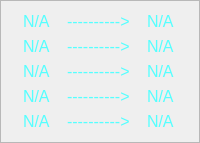
               <widget class="QFrame" name="frame_6">
                <property name="frameShape">
                 <enum>QFrame::StyledPanel</enum>
                </property>
                <property name="frameShadow">
                 <enum>QFrame::Raised</enum>
                </property>
                <layout class="QVBoxLayout" name="verticalLayout_17">
                 <item>
                  <layout class="QHBoxLayout" name="horizontalLayout_9">
                   <item>
                    <widget class="QLabel" name="mm_1">
                     <property name="sizePolicy">
                      <sizepolicy hsizetype="Fixed" vsizetype="Preferred">
                       <horstretch>0</horstretch>
                       <verstretch>0</verstretch>
                      </sizepolicy>
                     </property>
                     <property name="text">
                      <string>&lt;html&gt;&lt;head/&gt;&lt;body&gt;&lt;p&gt;&lt;span style=&quot; font-size:12pt; color:#55ffff;&quot;&gt;N/A&lt;/span&gt;&lt;/p&gt;&lt;/body&gt;&lt;/html&gt;</string>
                     </property>
                    </widget>
                   </item>
                   <item>
                    <widget class="QLabel" name="mm_17">
                     <property name="sizePolicy">
                      <sizepolicy hsizetype="Fixed" vsizetype="Preferred">
                       <horstretch>0</horstretch>
                       <verstretch>0</verstretch>
                      </sizepolicy>
                     </property>
                     <property name="text">
                      <string>&lt;html&gt;&lt;head/&gt;&lt;body&gt;&lt;p&gt;&lt;span style=&quot; font-size:12pt; color:#55ffff;&quot;&gt;----------&amp;gt;&lt;/span&gt;&lt;/p&gt;&lt;/body&gt;&lt;/html&gt;</string>
                     </property>
                    </widget>
                   </item>
                   <item>
                    <widget class="QLabel" name="mm_11">
                     <property name="sizePolicy">
                      <sizepolicy hsizetype="Fixed" vsizetype="Preferred">
                       <horstretch>0</horstretch>
                       <verstretch>0</verstretch>
                      </sizepolicy>
                     </property>
                     <property name="text">
                      <string>&lt;html&gt;&lt;head/&gt;&lt;body&gt;&lt;p&gt;&lt;span style=&quot; font-size:12pt; color:#55ffff;&quot;&gt;N/A&lt;/span&gt;&lt;/p&gt;&lt;/body&gt;&lt;/html&gt;</string>
                     </property>
                    </widget>
                   </item>
                  </layout>
                 </item>
                 <item>
                  <layout class="QHBoxLayout" name="horizontalLayout_10">
                   <item>
                    <widget class="QLabel" name="mm_2">
                     <property name="sizePolicy">
                      <sizepolicy hsizetype="Fixed" vsizetype="Preferred">
                       <horstretch>0</horstretch>
                       <verstretch>0</verstretch>
                      </sizepolicy>
                     </property>
                     <property name="text">
                      <string>&lt;html&gt;&lt;head/&gt;&lt;body&gt;&lt;p&gt;&lt;span style=&quot; font-size:12pt; color:#55ffff;&quot;&gt;N/A&lt;/span&gt;&lt;/p&gt;&lt;/body&gt;&lt;/html&gt;</string>
                     </property>
                    </widget>
                   </item>
                   <item>
                    <widget class="QLabel" name="mm_20">
                     <property name="sizePolicy">
                      <sizepolicy hsizetype="Fixed" vsizetype="Preferred">
                       <horstretch>0</horstretch>
                       <verstretch>0</verstretch>
                      </sizepolicy>
                     </property>
                     <property name="text">
                      <string>&lt;html&gt;&lt;head/&gt;&lt;body&gt;&lt;p&gt;&lt;span style=&quot; font-size:12pt; color:#55ffff;&quot;&gt;----------&amp;gt;&lt;/span&gt;&lt;/p&gt;&lt;/body&gt;&lt;/html&gt;</string>
                     </property>
                    </widget>
                   </item>
                   <item>
                    <widget class="QLabel" name="mm_12">
                     <property name="sizePolicy">
                      <sizepolicy hsizetype="Fixed" vsizetype="Preferred">
                       <horstretch>0</horstretch>
                       <verstretch>0</verstretch>
                      </sizepolicy>
                     </property>
                     <property name="text">
                      <string>&lt;html&gt;&lt;head/&gt;&lt;body&gt;&lt;p&gt;&lt;span style=&quot; font-size:12pt; color:#55ffff;&quot;&gt;N/A&lt;/span&gt;&lt;/p&gt;&lt;/body&gt;&lt;/html&gt;</string>
                     </property>
                    </widget>
                   </item>
                  </layout>
                 </item>
                 <item>
                  <layout class="QHBoxLayout" name="horizontalLayout_11">
                   <item>
                    <widget class="QLabel" name="mm_3">
                     <property name="sizePolicy">
                      <sizepolicy hsizetype="Fixed" vsizetype="Preferred">
                       <horstretch>0</horstretch>
                       <verstretch>0</verstretch>
                      </sizepolicy>
                     </property>
                     <property name="text">
                      <string>&lt;html&gt;&lt;head/&gt;&lt;body&gt;&lt;p&gt;&lt;span style=&quot; font-size:12pt; color:#55ffff;&quot;&gt;N/A&lt;/span&gt;&lt;/p&gt;&lt;/body&gt;&lt;/html&gt;</string>
                     </property>
                    </widget>
                   </item>
                   <item>
                    <widget class="QLabel" name="mm_23">
                     <property name="sizePolicy">
                      <sizepolicy hsizetype="Fixed" vsizetype="Preferred">
                       <horstretch>0</horstretch>
                       <verstretch>0</verstretch>
                      </sizepolicy>
                     </property>
                     <property name="text">
                      <string>&lt;html&gt;&lt;head/&gt;&lt;body&gt;&lt;p&gt;&lt;span style=&quot; font-size:12pt; color:#55ffff;&quot;&gt;----------&amp;gt;&lt;/span&gt;&lt;/p&gt;&lt;/body&gt;&lt;/html&gt;</string>
                     </property>
                    </widget>
                   </item>
                   <item>
                    <widget class="QLabel" name="mm_13">
                     <property name="sizePolicy">
                      <sizepolicy hsizetype="Fixed" vsizetype="Preferred">
                       <horstretch>0</horstretch>
                       <verstretch>0</verstretch>
                      </sizepolicy>
                     </property>
                     <property name="text">
                      <string>&lt;html&gt;&lt;head/&gt;&lt;body&gt;&lt;p&gt;&lt;span style=&quot; font-size:12pt; color:#55ffff;&quot;&gt;N/A&lt;/span&gt;&lt;/p&gt;&lt;/body&gt;&lt;/html&gt;</string>
                     </property>
                    </widget>
                   </item>
                  </layout>
                 </item>
                 <item>
                  <layout class="QHBoxLayout" name="horizontalLayout_12">
                   <item>
                    <widget class="QLabel" name="mm_4">
                     <property name="sizePolicy">
                      <sizepolicy hsizetype="Fixed" vsizetype="Preferred">
                       <horstretch>0</horstretch>
                       <verstretch>0</verstretch>
                      </sizepolicy>
                     </property>
                     <property name="text">
                      <string>&lt;html&gt;&lt;head/&gt;&lt;body&gt;&lt;p&gt;&lt;span style=&quot; font-size:12pt; color:#55ffff;&quot;&gt;N/A&lt;/span&gt;&lt;/p&gt;&lt;/body&gt;&lt;/html&gt;</string>
                     </property>
                    </widget>
                   </item>
                   <item>
                    <widget class="QLabel" name="mm_26">
                     <property name="sizePolicy">
                      <sizepolicy hsizetype="Fixed" vsizetype="Preferred">
                       <horstretch>0</horstretch>
                       <verstretch>0</verstretch>
                      </sizepolicy>
                     </property>
                     <property name="text">
                      <string>&lt;html&gt;&lt;head/&gt;&lt;body&gt;&lt;p&gt;&lt;span style=&quot; font-size:12pt; color:#55ffff;&quot;&gt;----------&amp;gt;&lt;/span&gt;&lt;/p&gt;&lt;/body&gt;&lt;/html&gt;</string>
                     </property>
                    </widget>
                   </item>
                   <item>
                    <widget class="QLabel" name="mm_14">
                     <property name="sizePolicy">
                      <sizepolicy hsizetype="Fixed" vsizetype="Preferred">
                       <horstretch>0</horstretch>
                       <verstretch>0</verstretch>
                      </sizepolicy>
                     </property>
                     <property name="text">
                      <string>&lt;html&gt;&lt;head/&gt;&lt;body&gt;&lt;p&gt;&lt;span style=&quot; font-size:12pt; color:#55ffff;&quot;&gt;N/A&lt;/span&gt;&lt;/p&gt;&lt;/body&gt;&lt;/html&gt;</string>
                     </property>
                    </widget>
                   </item>
                  </layout>
                 </item>
                 <item>
                  <layout class="QHBoxLayout" name="horizontalLayout_13">
                   <item>
                    <widget class="QLabel" name="mm_5">
                     <property name="sizePolicy">
                      <sizepolicy hsizetype="Fixed" vsizetype="Preferred">
                       <horstretch>0</horstretch>
                       <verstretch>0</verstretch>
                      </sizepolicy>
                     </property>
                     <property name="text">
                      <string>&lt;html&gt;&lt;head/&gt;&lt;body&gt;&lt;p&gt;&lt;span style=&quot; font-size:12pt; color:#55ffff;&quot;&gt;N/A&lt;/span&gt;&lt;/p&gt;&lt;/body&gt;&lt;/html&gt;</string>
                     </property>
                    </widget>
                   </item>
                   <item>
                    <widget class="QLabel" name="mm_29">
                     <property name="sizePolicy">
                      <sizepolicy hsizetype="Fixed" vsizetype="Preferred">
                       <horstretch>0</horstretch>
                       <verstretch>0</verstretch>
                      </sizepolicy>
                     </property>
                     <property name="text">
                      <string>&lt;html&gt;&lt;head/&gt;&lt;body&gt;&lt;p&gt;&lt;span style=&quot; font-size:12pt; color:#55ffff;&quot;&gt;----------&amp;gt;&lt;/span&gt;&lt;/p&gt;&lt;/body&gt;&lt;/html&gt;</string>
                     </property>
                    </widget>
                   </item>
                   <item>
                    <widget class="QLabel" name="mm_15">
                     <property name="sizePolicy">
                      <sizepolicy hsizetype="Fixed" vsizetype="Preferred">
                       <horstretch>0</horstretch>
                       <verstretch>0</verstretch>
                      </sizepolicy>
                     </property>
                     <property name="text">
                      <string>&lt;html&gt;&lt;head/&gt;&lt;body&gt;&lt;p&gt;&lt;span style=&quot; font-size:12pt; color:#55ffff;&quot;&gt;N/A&lt;/span&gt;&lt;/p&gt;&lt;/body&gt;&lt;/html&gt;</string>
                     </property>
                    </widget>
                   </item>
                  </layout>
                 </item>
                </layout>
               </widget>
